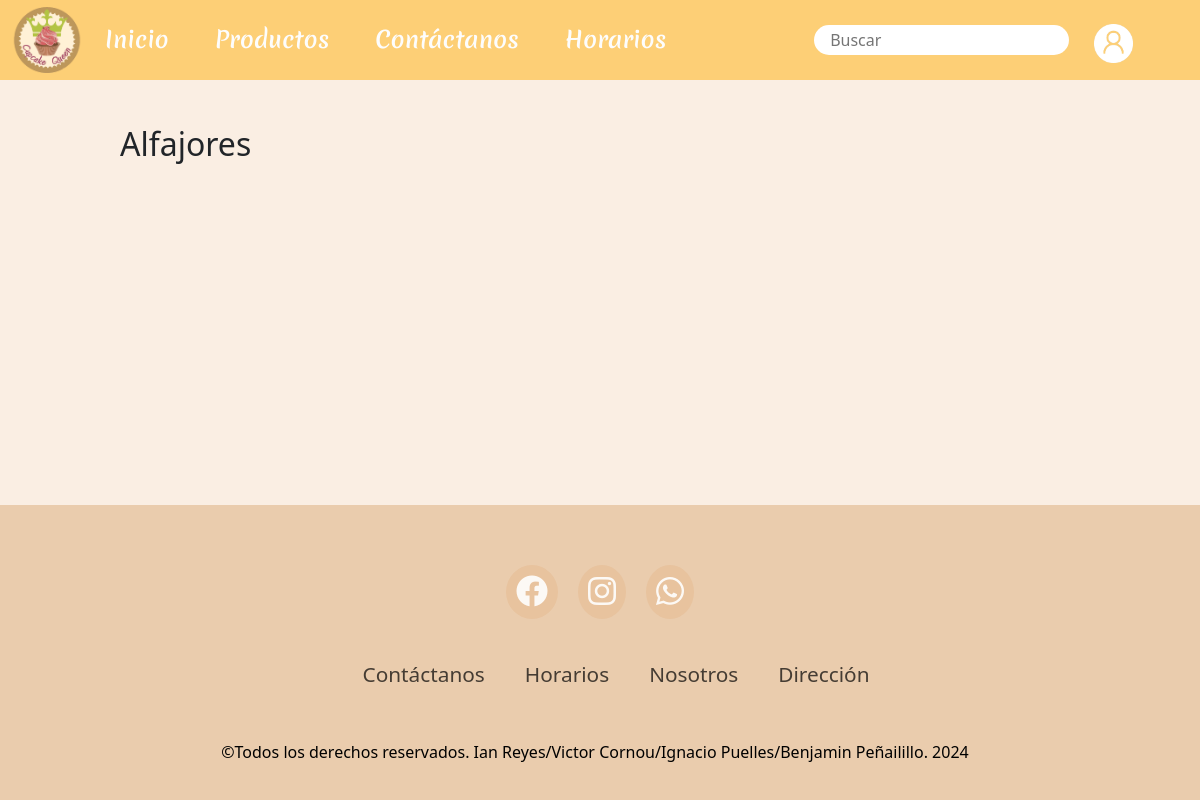
The page /alfajores/ on the database as committed earlier.
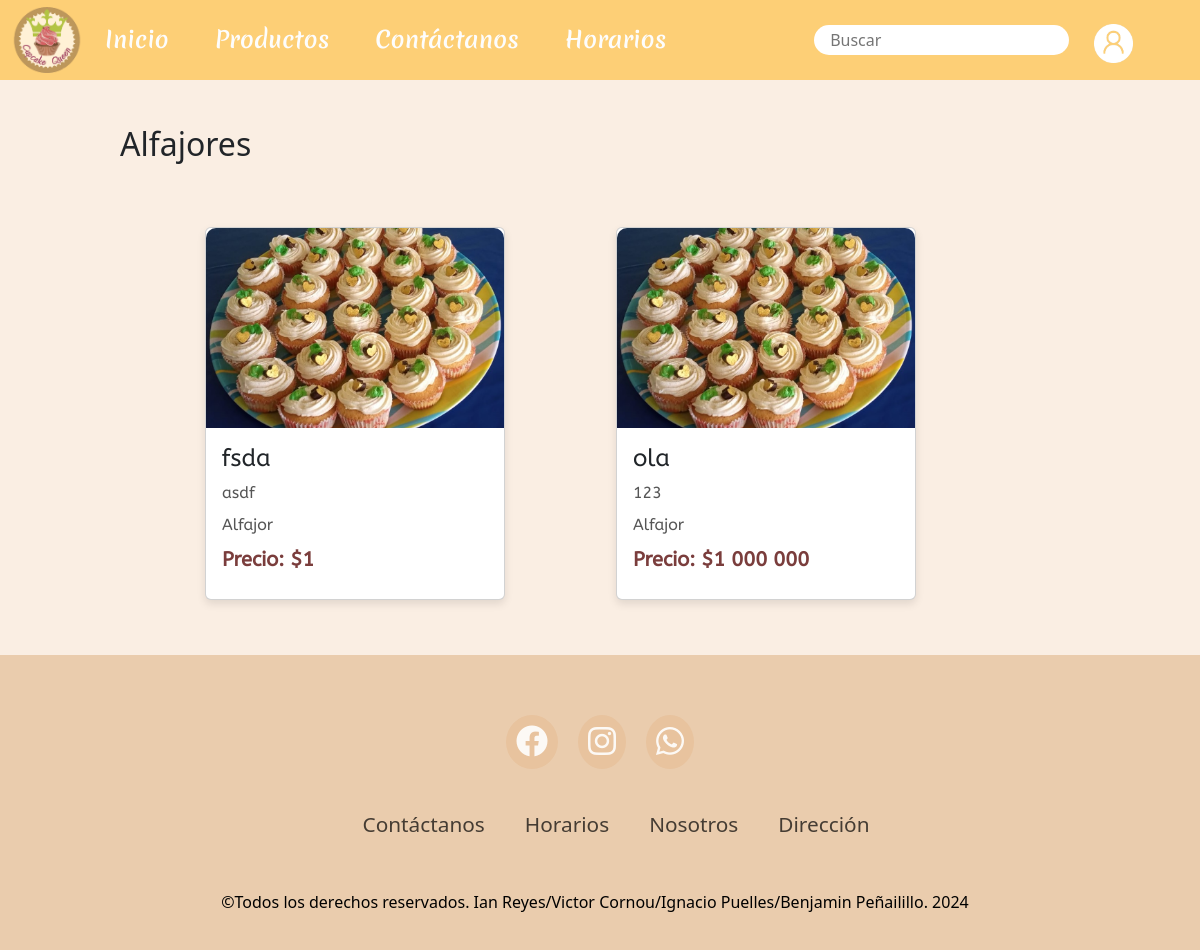
The same page on the database as committed later.
### pagina/models.py (models this page shows, shortened)
class Producto(models.Model):
    nombre = models.CharField(max_length=100)
    categoria = models.ForeignKey(Categoria, on_delete=models.CASCADE, default=1)
    descripcion = models.TextField()
    precio = models.IntegerField()
    imagen = models.ImageField(upload_to='productos/')

class Categoria(models.Model):
    nombre = models.CharField(max_length=100, unique=True)
    descripcion = models.TextField(blank=True, null=True)
    def __str__(self):
        return self.nombre

### pagina/views.py (the view)
# urls.py: path('alfajores/', views.alfajores, name='alfajores'),
def alfajores(request):
    categoria_Alfajor = Categoria.objects.get(nombre="Alfajor")
    productos = Producto.objects.filter(categoria=categoria_Alfajor)
    return render(request, 'alfajores.html', {'productos': productos})

### pagina/templates/alfajores.html (shortened to what this page needs)
{% extends 'base.html' %}
{% load static %}
{% block content %}
{% load humanize %}
<section class="producto" id="producto">
    <div class="main-text">
        <h2>Alfajores</h2>
    </div>
    <div class="menu-content">
        {% for producto in productos %}
        <div class="card">
            <img src="{{ producto.imagen.url }}" alt="{{ producto.nombre }}">
            <div class="card-content">
                <h3>{{ producto.nombre }}</h3>
                <p>{{ producto.descripcion }}</p>
                <p>{{ producto.categoria}}</p>
                <p class="price">Precio: ${{ producto.precio|intcomma }}</p>
            </div>
        </div>
        {% endfor %}
    </div>
</section>
{% endblock %}

Rows that differ between the two databases and show on the page:
added Producto: imagen (placeholder picture), nombre "fsda", descripcion "asdf", categoria "Alfajor", precio "1"
added Producto: imagen (placeholder picture), nombre "ola", descripcion "123", categoria "Alfajor", precio "1 000 000"
